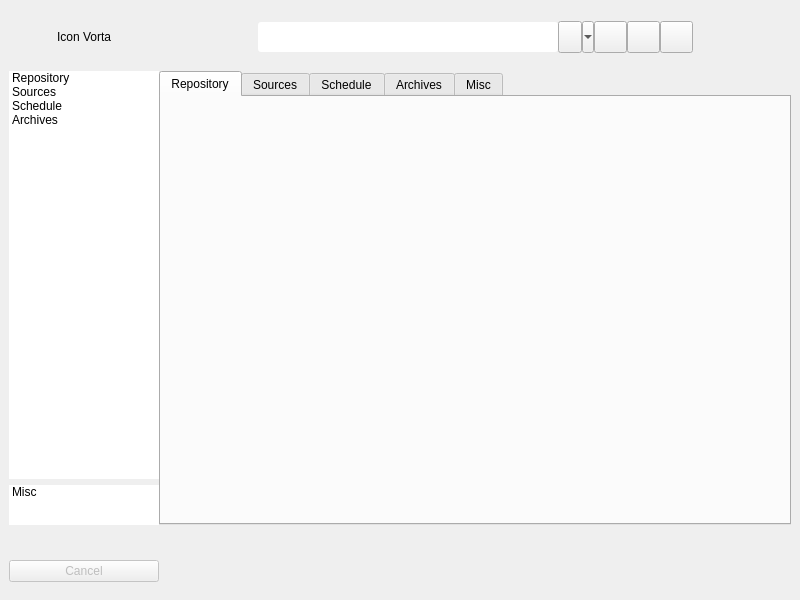
<?xml version="1.0" encoding="UTF-8"?>
<ui version="4.0">
 <class>MainWindow</class>
 <widget class="QMainWindow" name="MainWindow">
  <property name="geometry">
   <rect>
    <x>0</x>
    <y>0</y>
    <width>800</width>
    <height>600</height>
   </rect>
  </property>
  <property name="minimumSize">
   <size>
    <width>800</width>
    <height>600</height>
   </size>
  </property>
  <property name="windowTitle">
   <string>MainWindow</string>
  </property>
  <property name="windowOpacity">
   <double>1.000000000000000</double>
  </property>
  <property name="styleSheet">
   <string notr="true">QComboBox {
    border: 0px solid gray;
    border-radius: 3px;
	min-height: 30px;
}

QComboBox:hover {
    border: 1px solid gray;
    border-radius: 4px;
}

QLineEdit {
    border: 0px solid gray;
    border-radius: 3px;
	min-height: 30px;
}

QLineEdit:hover {
    border: 1px solid darkgray;
    border-radius: 4px;
}

QLineEdit:focus {
    border: 1px solid gray;
    border-radius: 4px;
}

QToolButton{
	min-height: 25px;
	min-width: 25px;
}


QComboBox::drop-down {border: 0px ; } 
QToolButton {border-width: 0px; } 
</string>
  </property>
  <widget class="QWidget" name="centralwidget">
   <layout class="QGridLayout" name="gridLayout_2" columnstretch="1,0,0">
    <property name="bottomMargin">
     <number>9</number>
    </property>
    <property name="horizontalSpacing">
     <number>0</number>
    </property>
    <item row="2" column="1" rowspan="2">
     <widget class="QTabWidget" name="tabWidget">
      <property name="currentIndex">
       <number>0</number>
      </property>
      <property name="documentMode">
       <bool>false</bool>
      </property>
      <property name="tabsClosable">
       <bool>false</bool>
      </property>
      <widget class="QWidget" name="repoTabSlot">
       <property name="sizePolicy">
        <sizepolicy hsizetype="Preferred" vsizetype="Preferred">
         <horstretch>0</horstretch>
         <verstretch>0</verstretch>
        </sizepolicy>
       </property>
       <attribute name="title">
        <string>Repository</string>
       </attribute>
      </widget>
      <widget class="QWidget" name="sourceTabSlot">
       <attribute name="title">
        <string>Sources</string>
       </attribute>
      </widget>
      <widget class="QWidget" name="scheduleTabSlot">
       <attribute name="title">
        <string>Schedule</string>
       </attribute>
      </widget>
      <widget class="QWidget" name="archiveTabSlot">
       <attribute name="title">
        <string>Archives</string>
       </attribute>
      </widget>
      <widget class="QWidget" name="miscTabSlot">
       <attribute name="title">
        <string>Misc</string>
       </attribute>
      </widget>
     </widget>
    </item>
    <item row="1" column="0">
     <widget class="QLabel" name="iconVorta">
      <property name="text">
       <string>Icon Vorta</string>
      </property>
      <property name="alignment">
       <set>Qt::AlignCenter</set>
      </property>
     </widget>
    </item>
    <item row="4" column="0" colspan="3">
     <widget class="QFrame" name="qFrame">
      <layout class="QGridLayout" name="gridLayout" rowstretch="0,0">
       <property name="leftMargin">
        <number>0</number>
       </property>
       <property name="horizontalSpacing">
        <number>9</number>
       </property>
       <item row="1" column="0" alignment="Qt::AlignTop">
        <widget class="QPushButton" name="cancelButton">
         <property name="enabled">
          <bool>false</bool>
         </property>
         <property name="minimumSize">
          <size>
           <width>150</width>
           <height>0</height>
          </size>
         </property>
         <property name="autoFillBackground">
          <bool>false</bool>
         </property>
         <property name="text">
          <string>Cancel</string>
         </property>
         <property name="flat">
          <bool>false</bool>
         </property>
        </widget>
       </item>
       <item row="0" column="1">
        <widget class="QLabel" name="progressText">
         <property name="sizePolicy">
          <sizepolicy hsizetype="Expanding" vsizetype="Preferred">
           <horstretch>0</horstretch>
           <verstretch>0</verstretch>
          </sizepolicy>
         </property>
         <property name="margin">
          <number>0</number>
         </property>
        </widget>
       </item>
       <item row="1" column="1" alignment="Qt::AlignTop">
        <widget class="QLabel" name="logText">
         <property name="sizePolicy">
          <sizepolicy hsizetype="Preferred" vsizetype="Fixed">
           <horstretch>0</horstretch>
           <verstretch>0</verstretch>
          </sizepolicy>
         </property>
         <property name="minimumSize">
          <size>
           <width>0</width>
           <height>0</height>
          </size>
         </property>
         <property name="text">
          <string/>
         </property>
         <property name="alignment">
          <set>Qt::AlignLeading|Qt::AlignLeft|Qt::AlignTop</set>
         </property>
         <property name="wordWrap">
          <bool>false</bool>
         </property>
         <property name="margin">
          <number>0</number>
         </property>
        </widget>
       </item>
      </layout>
     </widget>
    </item>
    <item row="1" column="1">
     <layout class="QHBoxLayout" name="horizontalLayout">
      <property name="topMargin">
       <number>12</number>
      </property>
      <property name="bottomMargin">
       <number>12</number>
      </property>
      <item>
       <spacer name="horizontalSpacer">
        <property name="orientation">
         <enum>Qt::Horizontal</enum>
        </property>
        <property name="sizeHint" stdset="0">
         <size>
          <width>40</width>
          <height>20</height>
         </size>
        </property>
       </spacer>
      </item>
      <item>
       <widget class="QComboBox" name="profileSelector">
        <property name="minimumSize">
         <size>
          <width>300</width>
          <height>30</height>
         </size>
        </property>
       </widget>
      </item>
      <item>
       <widget class="QToolButton" name="profileAddButton">
        <property name="toolTip">
         <string>Add Profile</string>
        </property>
        <property name="iconSize">
         <size>
          <width>16</width>
          <height>16</height>
         </size>
        </property>
        <property name="popupMode">
         <enum>QToolButton::MenuButtonPopup</enum>
        </property>
       </widget>
      </item>
      <item>
       <widget class="QToolButton" name="profileRenameButton">
        <property name="toolTip">
         <string>Rename Profile</string>
        </property>
        <property name="iconSize">
         <size>
          <width>16</width>
          <height>16</height>
         </size>
        </property>
       </widget>
      </item>
      <item>
       <widget class="QToolButton" name="profileExportButton">
        <property name="toolTip">
         <string>Export Profile</string>
        </property>
        <property name="text">
         <string/>
        </property>
       </widget>
      </item>
      <item>
       <widget class="QToolButton" name="profileDeleteButton">
        <property name="toolTip">
         <string>Delete Profile</string>
        </property>
        <property name="text">
         <string/>
        </property>
       </widget>
      </item>
      <item>
       <spacer name="horizontalSpacer_2">
        <property name="orientation">
         <enum>Qt::Horizontal</enum>
        </property>
        <property name="sizeHint" stdset="0">
         <size>
          <width>40</width>
          <height>20</height>
         </size>
        </property>
       </spacer>
      </item>
     </layout>
    </item>
    <item row="2" column="0">
     <widget class="QListWidget" name="listWidget">
      <property name="sizePolicy">
       <sizepolicy hsizetype="Fixed" vsizetype="Expanding">
        <horstretch>0</horstretch>
        <verstretch>0</verstretch>
       </sizepolicy>
      </property>
      <property name="maximumSize">
       <size>
        <width>150</width>
        <height>16777215</height>
       </size>
      </property>
      <property name="baseSize">
       <size>
        <width>0</width>
        <height>0</height>
       </size>
      </property>
      <property name="frameShape">
       <enum>QFrame::NoFrame</enum>
      </property>
      <property name="alternatingRowColors">
       <bool>false</bool>
      </property>
      <property name="iconSize">
       <size>
        <width>25</width>
        <height>25</height>
       </size>
      </property>
      <item>
       <property name="text">
        <string>Repository</string>
       </property>
      </item>
      <item>
       <property name="text">
        <string>Sources</string>
       </property>
      </item>
      <item>
       <property name="text">
        <string>Schedule</string>
       </property>
      </item>
      <item>
       <property name="text">
        <string>Archives</string>
       </property>
      </item>
     </widget>
    </item>
    <item row="3" column="0">
     <widget class="QListWidget" name="listWidget_2">
      <property name="sizePolicy">
       <sizepolicy hsizetype="Expanding" vsizetype="Fixed">
        <horstretch>0</horstretch>
        <verstretch>0</verstretch>
       </sizepolicy>
      </property>
      <property name="maximumSize">
       <size>
        <width>150</width>
        <height>40</height>
       </size>
      </property>
      <property name="frameShape">
       <enum>QFrame::NoFrame</enum>
      </property>
      <item>
       <property name="text">
        <string>Misc</string>
       </property>
      </item>
     </widget>
    </item>
   </layout>
  </widget>
  <action name="actionLatest">
   <property name="text">
    <string>Latest</string>
   </property>
  </action>
  <action name="actionResetApp">
   <property name="text">
    <string>Reset App</string>
   </property>
  </action>
 </widget>
 <resources/>
 <connections/>
</ui>
